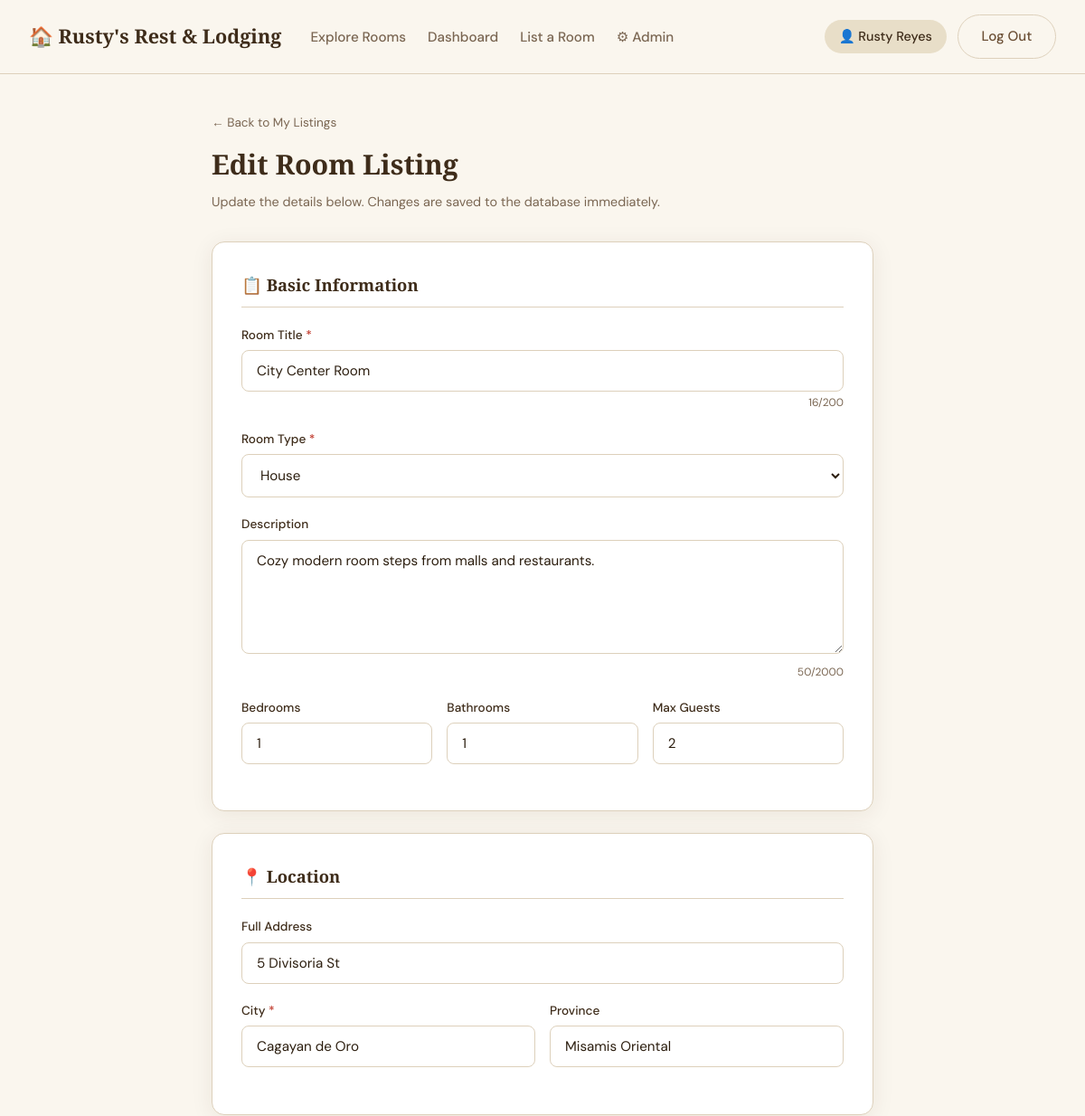
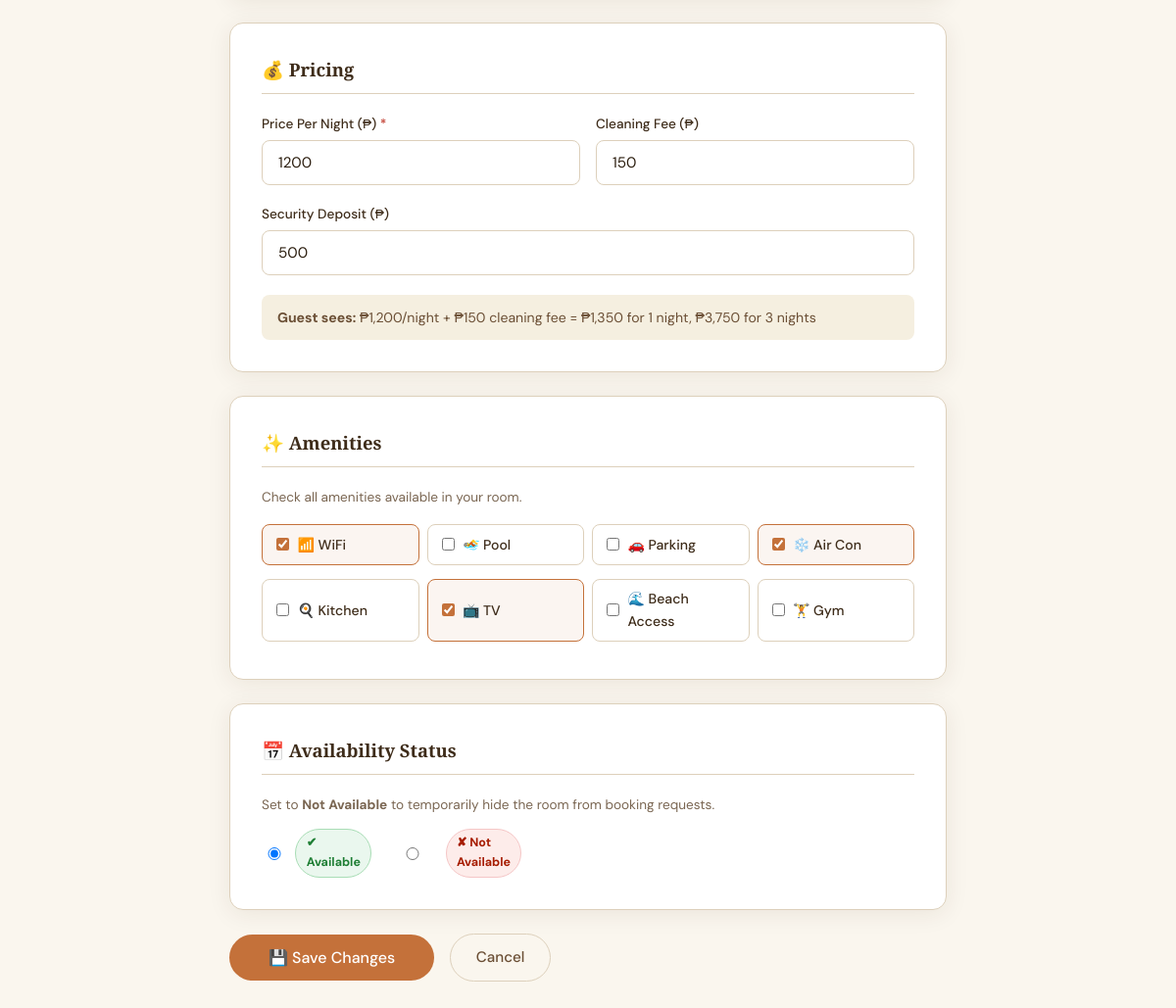
Screenshot of /edit-listing.php?id=3 (signed in) with the database file from the repository (2 pictures, top to bottom).
### tables this page shows
CREATE TABLE IF NOT EXISTS listings (
  id                INT UNSIGNED   AUTO_INCREMENT PRIMARY KEY,
  host_id           INT UNSIGNED   NOT NULL,
  title             VARCHAR(200)   NOT NULL,
  type              VARCHAR(50)    NOT NULL,
  description       TEXT           DEFAULT NULL,
  address           VARCHAR(255)   DEFAULT NULL,
  city              VARCHAR(100)   NOT NULL,
  province          VARCHAR(100)   DEFAULT NULL,
  bedrooms          TINYINT UNSIGNED NOT NULL DEFAULT 1,
  bathrooms         TINYINT UNSIGNED NOT NULL DEFAULT 1,
  max_guests        TINYINT UNSIGNED NOT NULL DEFAULT 2,
  price_per_night   DECIMAL(10,2)  NOT NULL,
  cleaning_fee      DECIMAL(10,2)  NOT NULL DEFAULT 0.00,
  security_deposit  DECIMAL(10,2)  NOT NULL DEFAULT 0.00,
  amenities         JSON           DEFAULT NULL,
  cover_photo       VARCHAR(255)   DEFAULT NULL,
  rating            DECIMAL(3,2)   NOT NULL DEFAULT 0.00,
  review_count      INT UNSIGNED   NOT NULL DEFAULT 0,
  available         TINYINT(1)     NOT NULL DEFAULT 1,
  created_at        DATETIME NOT NULL DEFAULT CURRENT_TIMESTAMP,
  updated_at        DATETIME NOT NULL DEFAULT CURRENT_TIMESTAMP ON UPDATE CURRENT_TIMESTAMP,
  CONSTRAINT fk_listing_host FOREIGN KEY (host_id) REFERENCES users(id) ON DELETE CASCADE
);

### edit-listing.php (the view, shortened to what this page needs)
<?php
$listingId = cleanInt($_GET['id'] ?? 0);
try {
    $db   = getDB();
    $stmt = $db->prepare("
        SELECT * FROM listings WHERE id = ? LIMIT 1
    ");
    $stmt->execute([$listingId]);
    $listing = $stmt->fetch();
} catch (PDOException $e) {
    header('Location: dashboard.php?tab=listings');
    exit;
}
$currentAmenities = json_decode($listing['amenities'] ?? '[]', true) ?: [];
$jsonData  = json_decode(file_get_contents(__DIR__ . '/data.json'), true);
$allTypes  = $jsonData['property_types'] ?? [];
$allAmen   = $jsonData['amenities']      ?? [];
?>
<!DOCTYPE html>
<html lang="en">
<head>
  <link rel="stylesheet" href="style.css">
</head>
<body>
<?php include 'navbar.php'; ?>
<div class="edit-page">
  <div class="edit-header">
    <a href="dashboard.php?tab=listings"
       style="font-size:.85rem;color:var(--text-muted);display:inline-flex;align-items:center;gap:.35rem;margin-bottom:.75rem">
      ← Back to My Listings
    </a>
    <h1>Edit Room Listing</h1>
    <p>Update the details below. Changes are saved to the database immediately.</p>
  </div>
  <div class="edit-card">
    <h2>📋 Basic Information</h2>
    <div class="form-group">
      <label>Room Title <span style="color:#c0392b">*</span></label>
      <input type="text" id="e-title" maxlength="200"
             value="<?= htmlspecialchars($listing['title']) ?>"
             placeholder="e.g. Cozy Beachfront Suite with Ocean View"/>
      <div class="char-count"><span id="titleCount"><?= strlen($listing['title']) ?></span>/200</div>
    </div>
    <div class="form-group">
      <label>Room Type <span style="color:#c0392b">*</span></label>
      <select id="e-type">
        <?php foreach ($allTypes as $t): ?>
          <option value="<?= htmlspecialchars($t) ?>"
                  <?= $listing['type'] === $t ? 'selected' : '' ?>>
            <?= htmlspecialchars($t) ?>
          </option>
        <?php endforeach; ?>
      </select>
    </div>
    <div class="form-group">
      <label>Description</label>
      <textarea id="e-desc" rows="5" maxlength="2000"
                placeholder="Describe your room — views, vibe, nearby attractions…"><?= htmlspecialchars($listing['description'] ?? '') ?></textarea>
      <div class="char-count"><span id="descCount"><?= strlen($listing['description'] ?? '') ?></span>/2000</div>
    </div>
    <div class="form-row-3">
      <div class="form-group">
        <label>Bedrooms</label>
        <input type="number" id="e-beds" min="1" max="20"
               value="<?= (int)$listing['bedrooms'] ?>"/>
      </div>
      <div class="form-group">
        <label>Bathrooms</label>
        <input type="number" id="e-baths" min="1" max="20"
               value="<?= (int)$listing['bathrooms'] ?>"/>
      </div>
      <div class="form-group">
        <label>Max Guests</label>
        <input type="number" id="e-guests" min="1" max="30"
               value="<?= (int)$listing['max_guests'] ?>"/>
      </div>
    </div>
  </div>
  <div class="edit-card">
    <h2>📍 Location</h2>
    <div class="form-group">
      <label>Full Address</label>
      <input type="text" id="e-address"
             value="<?= htmlspecialchars($listing['address'] ?? '') ?>"
             placeholder="e.g. 1 Shoreline Dr, Panglao, Bohol"/>
    </div>
    <div class="form-row">
      <div class="form-group">
        <label>City <span style="color:#c0392b">*</span></label>
        <input type="text" id="e-city"
               value="<?= htmlspecialchars($listing['city']) ?>"
               placeholder="e.g. Panglao"/>
      </div>
      <div class="form-group">
        <label>Province</label>
        <input type="text" id="e-province"
               value="<?= htmlspecialchars($listing['province'] ?? '') ?>"
               placeholder="e.g. Bohol"/>
      </div>
    </div>
  </div>
  <div class="edit-card">
    <h2>💰 Pricing</h2>
    <div class="form-row">
      <div class="form-group">
        <label>Price Per Night (₱) <span style="color:#c0392b">*</span></label>
        <input type="number" id="e-price" min="1" step="50"
               value="<?= (float)$listing['price_per_night'] ?>"
               placeholder="e.g. 2500"/>
      </div>
      <div class="form-group">
        <label>Cleaning Fee (₱)</label>
        <input type="number" id="e-cleaning" min="0" step="50"
               value="<?= (float)$listing['cleaning_fee'] ?>"
               placeholder="e.g. 300"/>
      </div>
    </div>
    <div class="form-group">
      <label>Security Deposit (₱)</label>
      <input type="number" id="e-deposit" min="0" step="100"
             value="<?= (float)$listing['security_deposit'] ?>"
             placeholder="e.g. 1000"/>
    </div>
    <div class="price-preview" id="pricePreview">
      <strong>Guest sees:</strong>
      ₱<span id="prev-night">0</span>/night
      + ₱<span id="prev-clean">0</span> cleaning fee
      = ₱<span id="prev-total-1">0</span> for 1 night,
        ₱<span id="prev-total-3">0</span> for 3 nights
    </div>
  </div>
  <div class="edit-card">
    <h2>✨ Amenities</h2>
    <p style="color:var(--text-muted);font-size:.85rem;margin-bottom:1rem">
      Check all amenities available in your room.
    </p>
    <div class="amenity-grid">
      <?php foreach ($allAmen as $a): ?>
        <label class="amenity-check">
          <input type="checkbox" class="e-amenity" value="<?= htmlspecialchars($a['name']) ?>"
                 <?= in_array($a['name'], $currentAmenities) ? 'checked' : '' ?>>
          <?= $a['icon'] ?> <?= htmlspecialchars($a['name']) ?>
        </label>
      <?php endforeach; ?>
    </div>
  </div>
  <div class="edit-card">
    <h2>📅 Availability Status</h2>
    <p style="color:var(--text-muted);font-size:.85rem;margin-bottom:.85rem">
      Set to <strong>Not Available</strong> to temporarily hide the room from booking requests.
    </p>
    <div class="avail-radio-wrap">
      <label class="avail-radio-opt">
        <input type="radio" name="e-available" value="1"
               <?= $listing['available'] ? 'checked' : '' ?>>
        <span class="avail-badge-inline avail-yes">✔ Available</span>
      </label>
      <label class="avail-radio-opt">
        <input type="radio" name="e-available" value="0"
               <?= !$listing['available'] ? 'checked' : '' ?>>
        <span class="avail-badge-inline avail-no">✘ Not Available</span>
      </label>
    </div>
  </div>
  <div class="section-actions">
    <button class="btn-primary" id="saveBtn" style="padding:.8rem 2.5rem;font-size:1rem">
      💾 Save Changes
    </button>
    <a href="dashboard.php?tab=listings" class="btn-ghost">Cancel</a>
  </div>
</div>
</body>
</html>

### style.css (style rules this page uses)
:root { --beige: #F5EFE0; --beige-light: #FAF6EE; --beige-dark: #E8DEC8; --cream: #FDF9F3; --brown: #6B4F35; --brown-light: #9B7558; --brown-dark: #3E2C1A; --accent: #C4713A; --accent-hover: #A85E2B; --text: #2C1E0F; --text-muted: #7A6652; --border: #DDD0BB; --white: #FFFFFF; --shadow: 0 4px 24px rgba(60,35,10,.08); --shadow-lg: 0 12px 40px rgba(60,35,10,.14); --radius: 14px; --radius-sm: 8px; --t: .2s ease; --avail-yes-bg: #eaf7ee; --avail-yes-text: #1e7e34; --avail-yes-border:#a8ddb5; --avail-no-bg: #fdecea; --avail-no-text: #a61c00; --avail-no-border:#f5c6c6; }
*,*::before,*::after { box-sizing:border-box;margin:0;padding:0 }
html { scroll-behavior:smooth }
body { font-family:'DM Sans',sans-serif;background:var(--beige-light);color:var(--text);line-height:1.6 }
h1,h2,h3,h4 { font-family:'Playfair Display',serif;color:var(--brown-dark) }
a { color:var(--accent);text-decoration:none;transition:color var(--t) }
input,select,textarea { font-family:'DM Sans',sans-serif;font-size:.95rem;width:100%; padding:.75rem 1rem;border:1.5px solid var(--border); border-radius:var(--radius-sm);background:var(--white);color:var(--text); transition:border-color var(--t),box-shadow var(--t);outline:none }
textarea { resize:vertical }
label { display:block;font-size:.85rem;font-weight:500;color:var(--brown-dark);margin-bottom:.35rem }
.btn-primary { display:inline-block;padding:.7rem 1.6rem;background:var(--accent); color:var(--white);border:none;border-radius:50px;font-weight:500; cursor:pointer;transition:background var(--t),transform var(--t),box-shadow var(--t); font-family:'DM Sans',sans-serif;font-size:.95rem }
.btn-ghost { display:inline-block;padding:.7rem 1.6rem;background:transparent; color:var(--brown);border:1.5px solid var(--border);border-radius:50px; font-weight:500;cursor:pointer;transition:all var(--t); font-family:'DM Sans',sans-serif;font-size:.95rem }
.avail-yes { background:var(--avail-yes-bg);color:var(--avail-yes-text); border-color:var(--avail-yes-border) }
.avail-no { background:var(--avail-no-bg);color:var(--avail-no-text); border-color:var(--avail-no-border) }
.avail-badge-inline { display:inline-flex;align-items:center;gap:.3rem; padding:.25rem .65rem;border-radius:50px; font-size:.78rem;font-weight:700;border:1.5px solid transparent }
.avail-badge-inline.avail-yes { background:var(--avail-yes-bg);color:var(--avail-yes-text);border-color:var(--avail-yes-border) }
.avail-badge-inline.avail-no { background:var(--avail-no-bg);color:var(--avail-no-text);border-color:var(--avail-no-border) }
.form-group { margin-bottom:1.2rem }
.form-row { display:grid;grid-template-columns:1fr 1fr;gap:1rem }
.form-row-3 { display:grid;grid-template-columns:1fr 1fr 1fr;gap:1rem }
.amenity-grid { display:grid;grid-template-columns:repeat(2,1fr);gap:.5rem }
.amenity-check { display:flex;align-items:center;gap:.5rem;font-size:.9rem; padding:.6rem 1rem;border:1.5px solid var(--border);border-radius:var(--radius-sm); cursor:pointer;transition:all var(--t);width:auto }
.amenity-check input { width:auto }

### rows the page displays
listings: title "City Center Room", title "16", description "Cozy modern room steps from malls and restaurants.", description "50", bedrooms "1", bathrooms "1", max_guests "2", address "5 Divisoria St", city "Cagayan de Oro", province "Misamis Oriental", price_per_night "1200", cleaning_fee "150", security_deposit "500", amenities "☑", available "☑ ✔ Available", available "☐ ✘ Not Available"

### other values shown
$user['name'] "Rusty Reyes"
$a['icon'] "📶"
$a['name'] "WiFi"
$a['icon'] "🏊"
$a['name'] "Pool"
$a['icon'] "🚗"
$a['name'] "Parking"
$a['icon'] "❄️"
$a['name'] "Air Con"
$a['icon'] "🍳"
$a['name'] "Kitchen"
$a['icon'] "📺"
$a['name'] "TV"
$a['icon'] "🌊"
$a['name'] "Beach Access"
